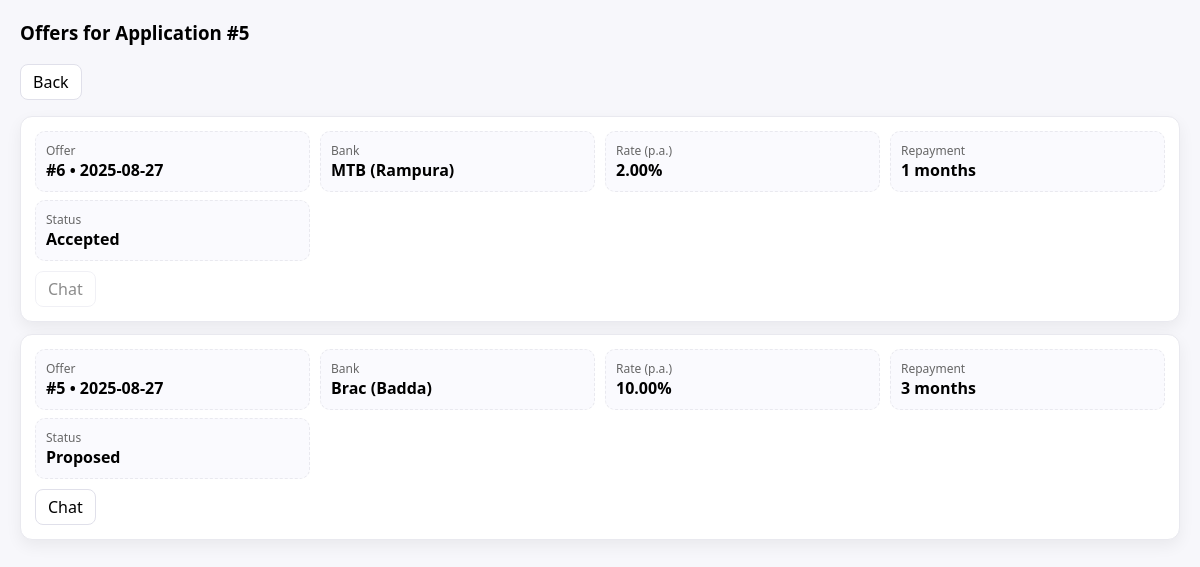
The app's page /exchatloan/bank_offers_for_app.php?application_id=5 (signed in) with its own data.
### tables this page shows
CREATE TABLE `loanoffer` (
  `OfferID` int(11) NOT NULL,
  `OfferDate` date DEFAULT NULL,
  `InterestRate` decimal(5,2) DEFAULT NULL,
  `RepaymentTerm` int(11) DEFAULT NULL,
  `Status` varchar(50) DEFAULT NULL,
  `ApplicationID` int(11) DEFAULT NULL,
  `StaffID` int(11) DEFAULT NULL
);

CREATE TABLE `bankstaff` (
  `StaffID` int(11) NOT NULL,
  `ID` int(11) NOT NULL,
  `Branch` varchar(100) DEFAULT NULL,
  `Bank` varchar(100) DEFAULT NULL
);

### exchatloan/bank_offers_for_app.php (the view, shortened to what this page needs)
<?php
require "dbconnect.php";
$appId = (int)$_GET['application_id'];
$uid = (int)$_SESSION['user_id'];
$sRes = $mysqli->query("SELECT StaffID FROM BankStaff WHERE ID=$uid LIMIT 1");
$mySid = ($sRes && $sRes->num_rows===1) ? (int)$sRes->fetch_assoc()['StaffID'] : 0;
$sql = "SELECT LO.OfferID, LO.OfferDate, LO.InterestRate, LO.RepaymentTerm, LO.Status,
               BS.Bank, BS.Branch, LO.StaffID
        FROM LoanOffer LO
        LEFT JOIN BankStaff BS ON LO.StaffID = BS.StaffID
        WHERE LO.ApplicationID = $appId
        ORDER BY LO.OfferID DESC";
$res = $mysqli->query($sql);
?>
<!DOCTYPE html>
<html>
<head>
</head>
<body>
  <h3>Offers for Application #<?php echo $appId; ?></h3>
  <p><a class="btn" href="view_applications.php">Back</a></p>
  <?php while ($o = $res->fetch_assoc()) {
    $bank = htmlspecialchars($o['Bank'] ?: 'Bank', ENT_QUOTES, 'UTF-8');
    if (!empty($o['Branch'])) $bank .= " (".htmlspecialchars($o['Branch'], ENT_QUOTES, 'UTF-8').")";
    $accepted = ($o['Status']==='Accepted');
    $mine = ((int)$o['StaffID'] === $mySid);
  ?>
    <div class="card">
      <div class="row">
        <div class="kv"><div class="l">Offer</div><div class="v">#<?php echo (int)$o['OfferID']; ?> • <?php echo htmlspecialchars($o['OfferDate'], ENT_QUOTES, 'UTF-8'); ?></div></div>
        <div class="kv"><div class="l">Bank</div><div class="v"><?php echo $bank; ?></div></div>
        <div class="kv"><div class="l">Rate (p.a.)</div><div class="v"><?php echo number_format((float)$o['InterestRate'],2); ?>%</div></div>
        <div class="kv"><div class="l">Repayment</div><div class="v"><?php echo (int)$o['RepaymentTerm']; ?> months</div></div>
      </div>
      <div class="row" style="margin-top:8px">
        <div class="kv"><div class="l">Status</div><div class="v"><?php echo htmlspecialchars($o['Status'], ENT_QUOTES, 'UTF-8'); ?></div></div>
      </div>
      <div class="actions">
        <a class="btn" href="chat.php?offer_id=<?php echo (int)$o['OfferID']; ?>" <?php echo ($accepted ? "disabled title='Chat locked after acceptance'" : ($mine ? "" : "disabled title='Only the bank that made this offer can chat'")); ?>>Chat</a>
      </div>
    </div>
  <?php } if ($res) $res->free(); ?>
</body>
</html>

### exchatloan/bank_offers_for_app.php (style rules this page uses)
body { font-family:system-ui,-apple-system,Segoe UI,Roboto,Arial,sans-serif; margin:20px; background:#f7f7fb }
.card { background:#fff; border:1px solid #e9e9ef; border-radius:12px; padding:14px; margin-bottom:12px; box-shadow:0 6px 16px rgba(0,0,0,.06) }
.row { display:grid; grid-template-columns:repeat(4,1fr); gap:10px }
.kv { background:#fafafe; border:1px dashed #e9e9ef; border-radius:10px; padding:10px }
.kv .l { font-size:12px; color:#666 }
.kv .v { font-weight:600 }
.actions { margin-top:10px; display:flex; gap:8px; flex-wrap:wrap }
.btn { border:1px solid #e0e0ea; background:#fff; padding:6px 12px; border-radius:8px; cursor:pointer; text-decoration:none; display:inline-block; color:inherit }
.btn[disabled] { opacity:.45; cursor:not-allowed }

### records on screen
loanoffer: OfferID "6", OfferDate "2025-08-27", StaffID.Branch "MTB (Rampura)", InterestRate "2.00", RepaymentTerm "1", Status "Accepted"
loanoffer: OfferID "5", OfferDate "2025-08-27", StaffID.Branch "Brac (Badda)", InterestRate "10.00", RepaymentTerm "3", Status "Proposed"

### other values on screen
$appId "5"
